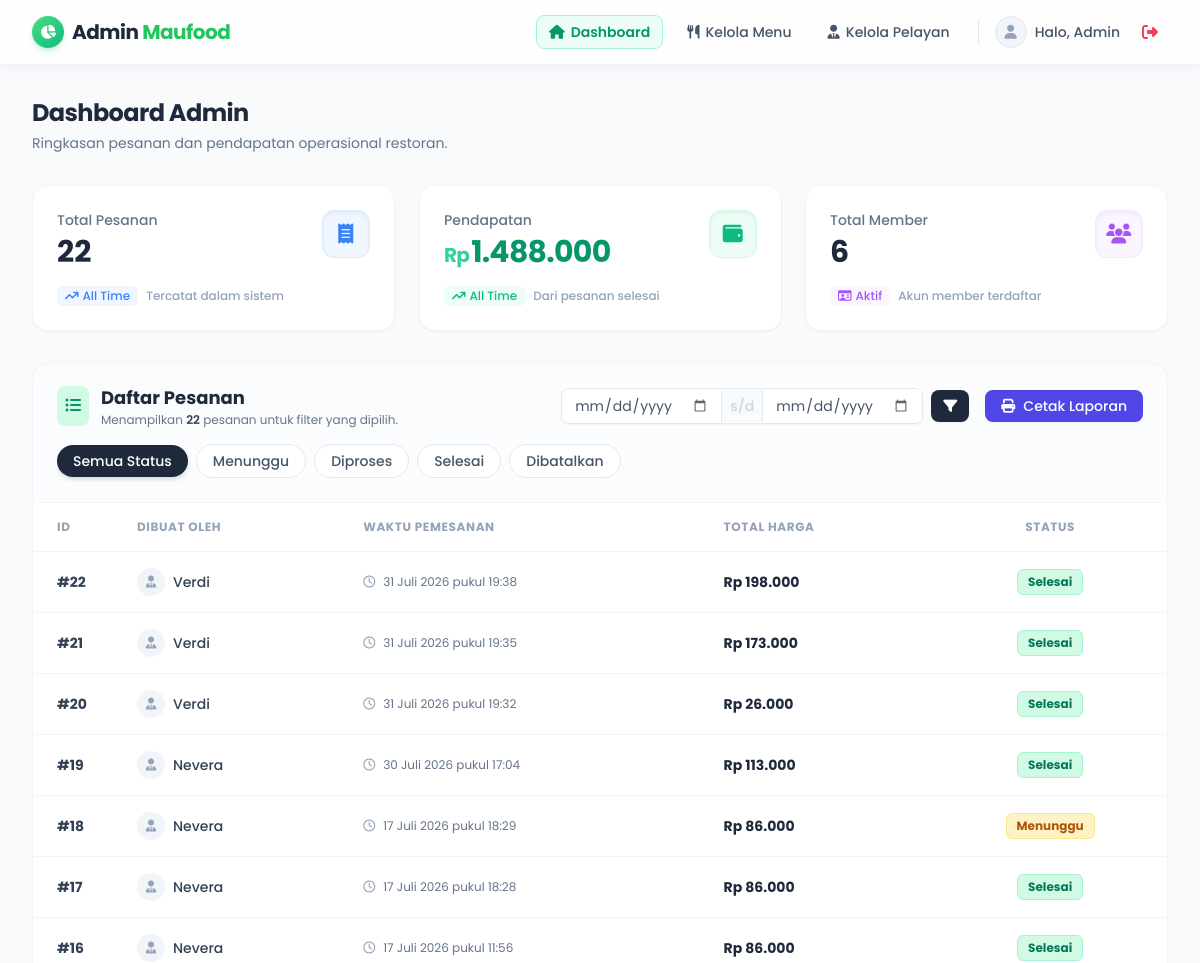
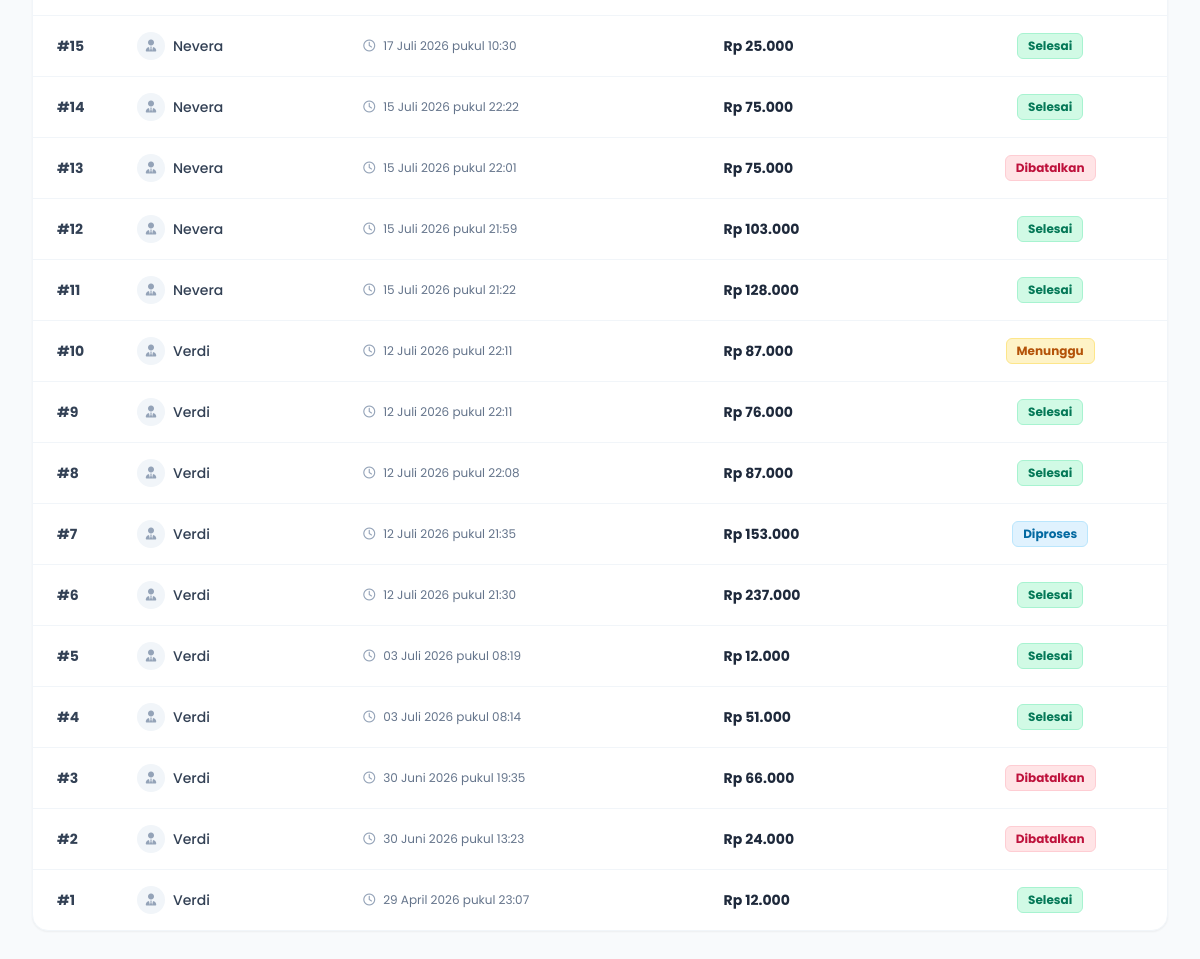
The app's page /admin/dashboard.php (signed in) with its own data (2 pictures, top to bottom).
### tables this page shows
CREATE TABLE `pesanan` (
  `id` int NOT NULL,
  `user_id` int DEFAULT NULL,
  `tanggal` datetime DEFAULT CURRENT_TIMESTAMP,
  `total` int DEFAULT NULL,
  `status` enum('pending','diproses','selesai','dibatalkan') NOT NULL DEFAULT 'pending',
  `meja` varchar(20) DEFAULT NULL,
  `dibuat_oleh` int DEFAULT NULL,
  `created_at` timestamp NOT NULL DEFAULT CURRENT_TIMESTAMP,
  `member_id` int DEFAULT NULL,
  `tipe` enum('dine-in','delivery') NOT NULL
);

CREATE TABLE `users` (
  `id` int NOT NULL,
  `nama` varchar(100) DEFAULT NULL,
  `email` varchar(100) DEFAULT NULL,
  `password` varchar(255) DEFAULT NULL,
  `role` enum('admin','pelayan') NOT NULL DEFAULT 'pelayan'
);

### admin/dashboard.php (the view, shortened to what the rows shown need)
<?php
include '../config/koneksi.php';
$whereClause = "";
$orderQuery = mysqli_query($conn, "SELECT p.*, u.nama AS customer_name FROM pesanan p LEFT JOIN users u ON p.user_id = u.id $whereClause ORDER BY p.id DESC");
$orders = [];
function getStatusBadge($status) {
    $statusConfig = [
        'pending' => ['warna' => 'bg-amber-100 text-amber-700 border-amber-200', 'label' => 'Menunggu'],
        'diproses' => ['warna' => 'bg-sky-100 text-sky-700 border-sky-200', 'label' => 'Diproses'],
        'selesai' => ['warna' => 'bg-emerald-100 text-emerald-700 border-emerald-200', 'label' => 'Selesai'],
        'dibatalkan' => ['warna' => 'bg-rose-100 text-rose-700 border-rose-200', 'label' => 'Dibatalkan']
    ];
    return $statusConfig[$status] ?? ['warna' => 'bg-slate-100 text-slate-700 border-slate-200', 'label' => 'Tidak Diketahui'];
}
function formatTanggalIndonesia($tanggal) {
    $bulan = ['Januari', 'Februari', 'Maret', 'April', 'Mei', 'Juni', 'Juli', 'Agustus', 'September', 'Oktober', 'November', 'Desember'];
    $date = new DateTime($tanggal);
    return $date->format('d') . " " . $bulan[(int)$date->format('m') - 1] . " " . $date->format('Y') . " pukul " . $date->format('H:i');
}
while ($row = mysqli_fetch_assoc($orderQuery)) {
    $row['formatted_date'] = formatTanggalIndonesia($row['tanggal']);
    $row['status_badge'] = getStatusBadge($row['status']);
    $orders[$row['id']] = $row;
}
?>
<!DOCTYPE html>
<html lang="id">
<head>
    <script src="https://cdn.tailwindcss.com"></script>
    <link rel="stylesheet" href="https://cdnjs.cloudflare.com/ajax/libs/font-awesome/6.4.0/css/all.min.css">
</head>
<body class="bg-slate-50 text-slate-800 antialiased min-h-screen flex flex-col relative print:bg-white">
    <nav class="bg-white/80 backdrop-blur-md shadow-[0_2px_15px_-3px_rgba(0,0,0,0.07)] sticky top-0 z-40 border-b border-slate-100 print:hidden">
        <div class="max-w-7xl mx-auto px-4 sm:px-6 lg:px-8">
            <div class="flex justify-between h-16 items-center">
                <div class="flex-shrink-0 flex items-center gap-2">
                    <h1 class="font-bold text-xl tracking-tight hidden sm:block">Admin <span class="text-green-500">Maufood</span></h1>
                </div>
            </div>
        </div>
    </nav>
    <main class="flex-grow max-w-7xl mx-auto w-full px-4 sm:px-6 lg:px-8 py-8 print:hidden">
        <div class="mb-8">
            <h2 class="text-2xl font-bold text-slate-800 tracking-tight">Dashboard Admin</h2>
        </div>
        <div class="bg-white rounded-2xl shadow-sm border border-slate-100 overflow-hidden stat-card flex flex-col" style="animation-delay: 0.3s;">
            <div class="overflow-x-auto custom-scroll">
                <table class="w-full text-left border-collapse min-w-[700px]">
                    <thead>
                        <tr class="bg-white border-b border-slate-100 text-slate-400 text-xs uppercase tracking-wider font-semibold">
                            <th class="px-6 py-4 w-20">ID</th>
                            <th class="px-6 py-4">Dibuat Oleh</th>
                            <th class="px-6 py-4">Waktu Pemesanan</th>
                            <th class="px-6 py-4">Total Harga</th>
                            <th class="px-6 py-4 text-center">Status</th>
                        </tr>
                    </thead>
                    <tbody class="divide-y divide-slate-100 text-sm">
                        <?php if (count($orders) === 0): ?>
                            <tr>
                                <td colspan="5" class="px-6 py-12 text-center bg-slate-50/30">
                                    <div class="inline-flex items-center justify-center w-16 h-16 rounded-full bg-slate-100 text-slate-300 mb-3">
                                        <i class="fa-solid fa-filter-circle-xmark text-2xl"></i>
                                    </div>
                                    <p class="text-slate-500 font-medium">Tidak ada pesanan yang sesuai dengan filter.</p>
                                </td>
                            </tr>
                        <?php else: ?>
                            <?php foreach ($orders as $order): ?>
                                <tr onclick="showModal(<?= $order['id'] ?>)" class="cursor-pointer hover:bg-slate-50/80 transition-colors group">
                                    <td class="px-6 py-4">
                                        <span class="font-bold text-slate-700 group-hover:text-emerald-600 transition-colors">#<?= htmlspecialchars($order['id']) ?></span>
                                    </td>
                                    <td class="px-6 py-4">
                                        <div class="flex items-center gap-2">
                                            <div class="w-7 h-7 rounded-full bg-slate-100 flex items-center justify-center text-slate-400 text-xs group-hover:bg-emerald-100 group-hover:text-emerald-500 transition-colors">
                                                <i class="fa-solid fa-user-tie"></i>
                                            </div>
                                            <span class="font-medium text-slate-700"><?= htmlspecialchars($order['customer_name'] ?? 'Pelayan / Tamu') ?></span>
                                        </div>
                                    </td>
                                    <td class="px-6 py-4">
                                        <div class="flex items-center gap-2 text-slate-500 text-xs">
                                            <i class="fa-regular fa-clock text-slate-400"></i>
                                            <?= $order['formatted_date'] ?>
                                        </div>
                                    </td>
                                    <td class="px-6 py-4">
                                        <span class="font-bold text-slate-800">Rp <?= number_format($order['total'], 0, ',', '.') ?></span>
                                    </td>
                                    <td class="px-6 py-4 text-center">
                                        <span class="inline-flex items-center px-2.5 py-1 rounded-md text-xs font-bold border <?= $order['status_badge']['warna'] ?>">
                                            <?= $order['status_badge']['label'] ?>
                                        </span>
                                    </td>
                                </tr>
                            <?php endforeach; ?>
                        <?php endif; ?>
                    </tbody>
                </table>
            </div>
        </div>
    </main>
</body>
</html>

### records on screen
pesanan: id "22", user.nama "Verdi", formatted_date "31 Juli 2026 pukul 19:38", total "198.000", label "Selesai"
pesanan: id "21", user.nama "Verdi", formatted_date "31 Juli 2026 pukul 19:35", total "173.000", label "Selesai"
pesanan: id "20", user.nama "Verdi", formatted_date "31 Juli 2026 pukul 19:32", total "26.000", label "Selesai"
pesanan: id "19", user.nama "Nevera", formatted_date "30 Juli 2026 pukul 17:04", total "113.000", label "Selesai"
pesanan: id "18", user.nama "Nevera", formatted_date "17 Juli 2026 pukul 18:29", total "86.000", label "Menunggu"
pesanan: id "17", user.nama "Nevera", formatted_date "17 Juli 2026 pukul 18:28", total "86.000", label "Selesai"
pesanan: id "16", user.nama "Nevera", formatted_date "17 Juli 2026 pukul 11:56", total "86.000", label "Selesai"
pesanan: id "15", user.nama "Nevera", formatted_date "17 Juli 2026 pukul 10:30", total "25.000", label "Selesai"
pesanan: id "14", user.nama "Nevera", formatted_date "15 Juli 2026 pukul 22:22", total "75.000", label "Selesai"
pesanan: id "13", user.nama "Nevera", formatted_date "15 Juli 2026 pukul 22:01", total "75.000", label "Dibatalkan"
pesanan: id "12", user.nama "Nevera", formatted_date "15 Juli 2026 pukul 21:59", total "103.000", label "Selesai"
pesanan: id "11", user.nama "Nevera", formatted_date "15 Juli 2026 pukul 21:22", total "128.000", label "Selesai"
pesanan: id "10", user.nama "Verdi", formatted_date "12 Juli 2026 pukul 22:11", total "87.000", label "Menunggu"
pesanan: id "9", user.nama "Verdi", formatted_date "12 Juli 2026 pukul 22:11", total "76.000", label "Selesai"
pesanan: id "8", user.nama "Verdi", formatted_date "12 Juli 2026 pukul 22:08", total "87.000", label "Selesai"
pesanan: id "7", user.nama "Verdi", formatted_date "12 Juli 2026 pukul 21:35", total "153.000", label "Diproses"
pesanan: id "6", user.nama "Verdi", formatted_date "12 Juli 2026 pukul 21:30", total "237.000", label "Selesai"
pesanan: id "5", user.nama "Verdi", formatted_date "03 Juli 2026 pukul 08:19", total "12.000", label "Selesai"
pesanan: id "4", user.nama "Verdi", formatted_date "03 Juli 2026 pukul 08:14", total "51.000", label "Selesai"
pesanan: id "3", user.nama "Verdi", formatted_date "30 Juni 2026 pukul 19:35", total "66.000", label "Dibatalkan"
pesanan: id "2", user.nama "Verdi", formatted_date "30 Juni 2026 pukul 13:23", total "24.000", label "Dibatalkan"
pesanan: id "1", user.nama "Verdi", formatted_date "29 April 2026 pukul 23:07", total "12.000", label "Selesai"

### other values on screen
$_SESSION['user']['nama'] "Admin"
$orderCount "22"
$periodeText "All Time"
$totalRevenue "1.488.000"
$userCount "6"
$totalOrdersTable "22"
